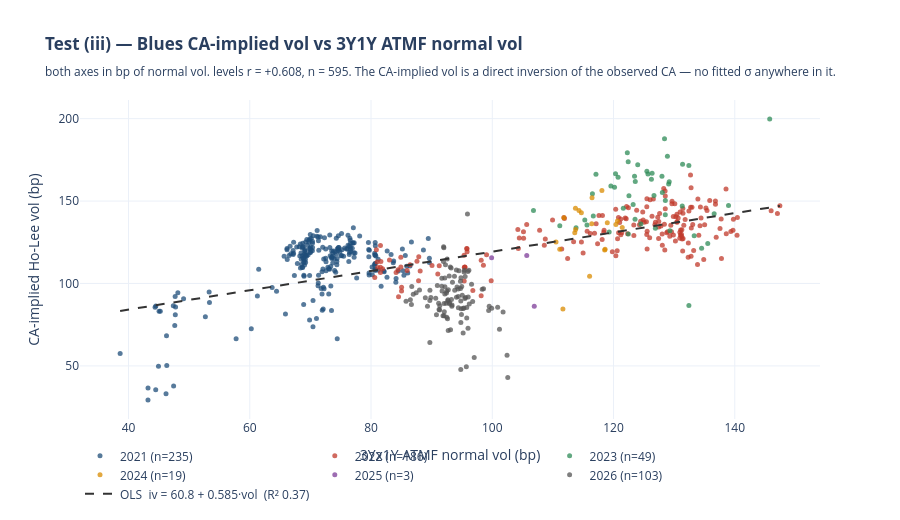

Here is the notebook cell this chart was saved with:
### Markdown cell above
### The headline scatter, larger

### Code cell
_sc = _al.dropna(subset=["iv", "vol"]).copy()
_sc["year"] = _sc.index.year

_lin = CVL.ols(_sc["iv"], _sc["vol"])
figsc = go.Figure()
for _y, _g in _sc.groupby("year"):
    figsc.add_trace(go.Scatter(
        x=_g["vol"], y=_g["iv"], mode="markers", name=f"{_y} (n={len(_g)})",
        marker=dict(size=5, color=_YRCOL.get(int(_y), "#888"), opacity=0.75)))
_xs = np.linspace(_sc["vol"].min(), _sc["vol"].max(), 50)
figsc.add_trace(go.Scatter(x=_xs, y=_lin["alpha"] + _lin["beta"] * _xs, mode="lines",
                           name=f"OLS  iv = {_lin['alpha']:.1f} + {_lin['beta']:.3f}·vol"
                                f"  (R² {_lin['r_squared']:.2f})",
                           line=dict(color="#333", width=2, dash="dash")))
figsc.update_layout(
    title=("<b>Test (iii) — Blues CA-implied vol vs 3Y1Y ATMF normal vol</b>"
           f"<br><sub>both axes in bp of normal vol. levels r = {_lin['corr']:+.3f}, "
           f"n = {_lin['n']}. The CA-implied vol is a direct inversion of the "
           "observed CA — no fitted σ anywhere in it.</sub>"),
    xaxis=dict(title=f"{CFG.citi_node}x{CFG.vol_tenor} ATMF normal vol (bp)"),
    yaxis=dict(title="CA-implied Ho-Lee vol (bp)"),
    template="plotly_white", height=520,
    legend=dict(orientation="h", yanchor="bottom", y=-0.28, x=0))
figsc.show()

print(f"levels OLS: iv = {_lin['alpha']:.2f} + {_lin['beta']:.4f}*vol, "
      f"R² {_lin['r_squared']:.3f}, resid sd {_lin['resid_sd']:.2f}bp, n {_lin['n']}")
print(f"iv / vol ratio: median {(_sc['iv'] / _sc['vol']).median():.3f}, "
      f"p05 {(_sc['iv'] / _sc['vol']).quantile(0.05):.3f}, "
      f"p95 {(_sc['iv'] / _sc['vol']).quantile(0.95):.3f}")
print("The level is NOT expected to match 1:1 — Ho-Lee has no mean reversion, "
      "so the σ that reproduces an observed CA is not the same object as an "
      "ATM swaption vol. The LINK is the claim under test, not the level.")

### Figure 1 — Plotly figure (JSON) as saved in the notebook; plotly's stock layout.template omitted (floating-point values rounded to 4 significant figures; data arrays with more than 128 entries replaced by an {"elided": "..."} marker saying what was removed)
{"data": [{"marker": {"color": "#1f4e79", "opacity": 0.75, "size": 5}, "mode": "markers", "name": "2021 (n=235)", "type": "scatter", "x": {"elided": "235 float values"}, "y": {"elided": "235 float values"}}, {"marker": {"color": "#c0392b", "opacity": 0.75, "size": 5}, "mode": "markers", "name": "2022 (n=186)", "type": "scatter", "x": {"elided": "186 float values"}, "y": {"elided": "186 float values"}}, {"marker": {"color": "#2e8b57", "opacity": 0.75, "size": 5}, "mode": "markers", "name": "2023 (n=49)", "type": "scatter", "x": [133.3, 119.3, 113.8, 111.1, 106.8, 115.3, 123.2, 126.7, 145.8, 126.9, 126.2, 124.0, 120.2, 123.6, 129.2, 125.5, 122.5, 128.9, 128.0, 122.4, 120.8, 116.5, 117.1, 119.6, 128.1, 123.5, 120.3, 122.3, 125.7, 126.4, 132.4, 131.4, 128.5, 131.3, 129.1, 128.4, 135.5, 139.0, 134.5, 136.6, 132.4, 129.3, 128.5, 124.5, 123.5, 122.4, 121.6, 115.6, 116.7], "y": [129.0, 131.3, 133.8, 135.0, 144.3, 138.6, 147.8, 153.3, 199.7, 133.5, 163.2, 172.0, 158.3, 161.8, 161.7, 168.0, 153.2, 177.2, 165.1, 173.9, 164.4, 154.4, 166.3, 159.1, 155.1, 165.1, 166.5, 179.3, 166.5, 166.9, 171.6, 172.3, 150.3, 147.0, 160.4, 187.8, 124.3, 147.3, 121.4, 142.3, 86.63, 132.0, 141.7, 136.1, 139.0, 130.0, 145.6, 135.5, 140.9]}, {"marker": {"color": "#d98b00", "opacity": 0.75, "size": 5}, "mode": "markers", "name": "2024 (n=19)", "type": "scatter", "x": [118.1, 114.7, 111.8, 113.7, 111.7, 114.3, 120.4, 120.7, 121.4, 119.0, 116.4, 113.7, 110.5, 111.1, 116.1, 118.6, 118.5, 116.5, 113.6], "y": [156.4, 143.0, 139.9, 132.7, 84.46, 144.3, 135.8, 137.9, 134.0, 136.9, 136.2, 145.6, 125.1, 120.8, 104.4, 120.7, 120.4, 152.0, 130.8]}, {"marker": {"color": "#7d3c98", "opacity": 0.75, "size": 5}, "mode": "markers", "name": "2025 (n=3)", "type": "scatter", "x": [105.7, 106.9, 99.89], "y": [117.0, 86.22, 115.6]}, {"marker": {"color": "#555555", "opacity": 0.75, "size": 5}, "mode": "markers", "name": "2026 (n=103)", "type": "scatter", "x": [92.73, 94.8, 102.6, 100.9, 102.4, 99.4, 101.2, 101.8, 99.9, 96.03, 94.92, 94.39, 94.85, 95.72, 90.67, 89.7, 89.87, 89.31, 86.66, 86.97, 86.72, 85.78, 86.49, 87.45, 88.0, 88.96, 89.7, 89.72, 94.83, 94.82, 95.79, 99.49, 98.33, 95.78, 94.81, 92.04, 92.17, 92.67, 92.61, 92.56, 96.58, 97.02, 98.56, 96.14, 96.0, 95.19, 93.33, 93.43, 92.51, 92.49, 93.12, 92.93, 93.81, 93.37, 95.31, 95.39, 95.48, 95.98, 94.96, 94.41, 93.27, 90.94, 91.97, 91.68, 92.69, 92.19, 91.15, 91.34, 91.31, 91.22, 92.01, 92.44, 92.03, 90.79, 91.94, 92.9, 92.17, 92.39, 92.94, 91.72, 91.86, 91.68, 92.09, 92.75, 94.09, 95.59, 95.05, 94.75, 94.37, 95.91, 95.53, 96.76, 96.21, 95.19, 94.76, 95.34, 93.76, 94.5, 94.08, 93.08, 92.28, 93.21, 94.18], "y": [71.55, 47.84, 43.01, 85.63, 56.43, 83.56, 72.31, 82.65, 85.0, 91.74, 81.12, 92.16, 84.69, 49.48, 91.07, 64.14, 91.51, 86.26, 87.32, 93.54, 98.1, 89.23, 90.17, 94.42, 96.0, 91.42, 89.73, 95.87, 103.5, 76.27, 85.42, 86.14, 96.48, 79.07, 89.33, 87.82, 93.64, 89.48, 78.67, 114.8, 99.57, 55.06, 96.83, 108.0, 72.91, 69.96, 86.18, 100.8, 95.38, 79.48, 71.92, 88.44, 95.86, 87.0, 85.18, 108.0, 90.88, 107.3, 98.16, 85.22, 90.36, 98.75, 122.2, 103.1, 90.14, 97.98, 88.03, 86.54, 83.89, 84.22, 121.7, 94.27, 80.43, 81.07, 113.3, 104.5, 103.3, 88.08, 87.65, 95.38, 80.37, 98.35, 82.78, 96.18, 91.68, 91.47, 92.93, 101.3, 96.65, 142.1, 104.3, 89.03, 87.53, 84.85, 96.96, 107.0, 104.4, 107.8, 108.1, 110.0, 111.4, 109.3, 97.87]}, {"line": {"color": "#333", "dash": "dash", "width": 2}, "mode": "lines", "name": "OLS  iv = 60.8 + 0.585·vol  (R² 0.37)", "type": "scatter", "x": [38.61, 40.83, 43.06, 45.28, 47.5, 49.72, 51.94, 54.16, 56.38, 58.6, 60.82, 63.04, 65.26, 67.49, 69.71, 71.93, 74.15, 76.37, 78.59, 80.81, 83.03, 85.25, 87.47, 89.69, 91.92, 94.14, 96.36, 98.58, 100.8, 103.0, 105.2, 107.5, 109.7, 111.9, 114.1, 116.3, 118.6, 120.8, 123.0, 125.2, 127.4, 129.7, 131.9, 134.1, 136.3, 138.6, 140.8, 143.0, 145.2, 147.4], "y": [83.37, 84.67, 85.97, 87.27, 88.57, 89.87, 91.17, 92.47, 93.77, 95.06, 96.36, 97.66, 98.96, 100.3, 101.6, 102.9, 104.2, 105.5, 106.8, 108.1, 109.4, 110.7, 112.0, 113.3, 114.6, 115.9, 117.2, 118.5, 119.8, 121.1, 122.4, 123.7, 125.0, 126.3, 127.6, 128.9, 130.2, 131.5, 132.8, 134.1, 135.4, 136.7, 138.0, 139.3, 140.6, 141.8, 143.1, 144.4, 145.7, 147.0]}], "layout": {"height": 520, "legend": {"orientation": "h", "x": 0, "y": -0.28, "yanchor": "bottom"}, "title": {"text": "<b>Test (iii) — Blues CA-implied vol vs 3Y1Y ATMF normal vol</b><br><sub>both axes in bp of normal vol. levels r = +0.608, n = 595. The CA-implied vol is a direct inversion of the observed CA — no fitted σ anywhere in it.</sub>"}, "xaxis": {"title": {"text": "3Yx1Y ATMF normal vol (bp)"}}, "yaxis": {"title": {"text": "CA-implied Ho-Lee vol (bp)"}}}}
